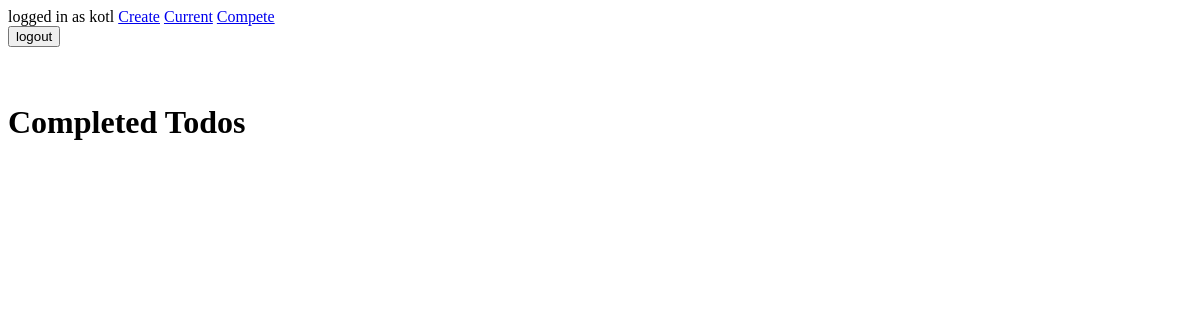
The page /completed/ (signed in) on the database as committed earlier.
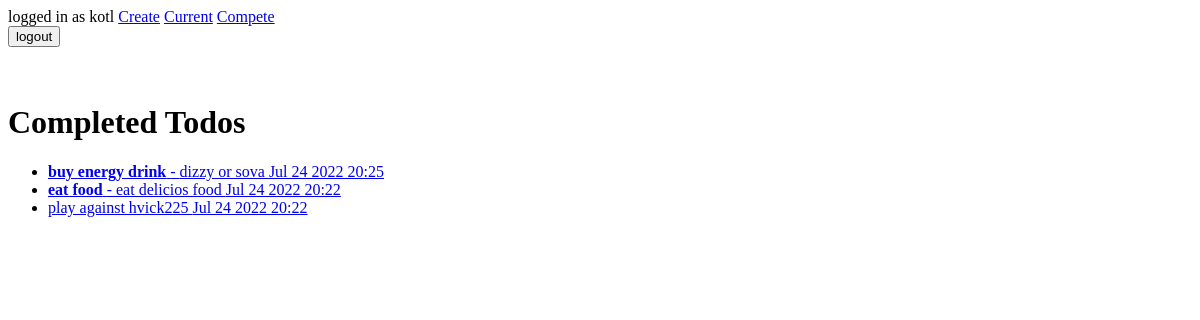
The same page on the database as committed later.
### todo/models.py (models this page shows, shortened)
class Todo(models.Model):
    title = models.CharField(max_length=200)
    description = models.TextField(blank=True)
    datecreated = models.DateTimeField(auto_now_add=True)
    datecompleted = models.DateTimeField(null=True, blank= True)
    important = models.BooleanField(default=False)
    user = models.ForeignKey(User, on_delete=models.CASCADE)

### todo/views.py (the view)
# urls.py: path('completed/', views.completedtodos, name='completedtodos'),
@login_required
def completedtodos(request):
    todos = Todo.objects.filter(user=request.user, datecompleted__isnull=False).order_by('-datecompleted')
    return render(request, 'todo/completedtodos.html', {'todos': todos})

### todo/templates/todo/completedtodos.html (shortened to what this page needs)
<!DOCTYPE html>
<html lang="en">
<head>
</head>
<body>
{% extends 'todo/base.html' %}
{% block content %}
    <h1>Completed Todos</h1>
    <ul>
    {% for todo in todos %}
        <li>
            <a href="{% url 'viewtodo' todo.id %}">
                {% if todo.important %}<b>{% endif %}{{ todo.title }}{% if todo.important %}</b>{% endif %}
                {% if todo.description %} - {{ todo.description }}{% endif %}
                {{ todo.datecompleted| date:'M j Y H:i' }}
            </a>
        </li>
    {% endfor %}
    </ul>
{% endblock %}

### todo/templates/todo/base.html (shortened to what this page needs)
<!DOCTYPE html>
<html lang="en">
<head>
</head>
<body>
{% if user.is_authenticated %}
logged in as {{ user.username }}
    <a href="{% url 'createtodo' %}">Create</a>
    <a href="{% url 'currenttodos' %}">Current</a>
    <a href="{% url 'completedtodos' %}">Compete</a>
<form action="{% url 'logoutuser' %}" method="POST">
    <button type="submit">logout</button>
</form>
{% else %}
<a href="{% url 'signupuser' %}">Sign up</a>
<a href="{% url 'loginuser' %}">login</a>
{% endif %}
<br>
<br>
{% block content %}{% endblock %}
</body>
</html>

Rows that differ between the two databases and show on the page:
added Todo: title "buy energy drink", description "dizzy or sova", datecompleted "Jul 24 2022 20:25"
now on this page (row edited): Todo: title "eat food", description "eat delicios food", datecompleted "Jul 24 2022 20:22"
added Todo: title "play against hvick225", datecompleted "Jul 24 2022 20:22"
